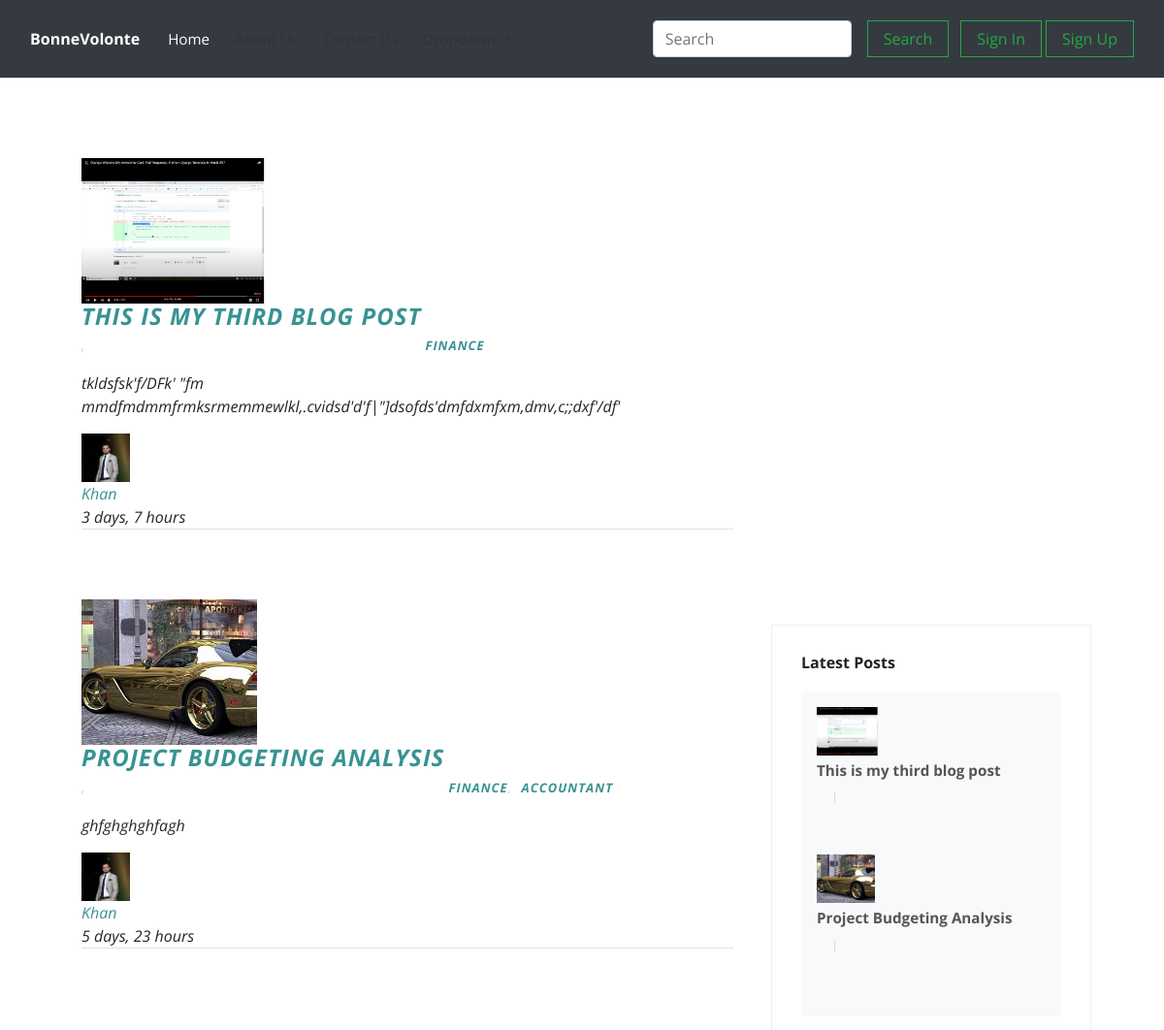
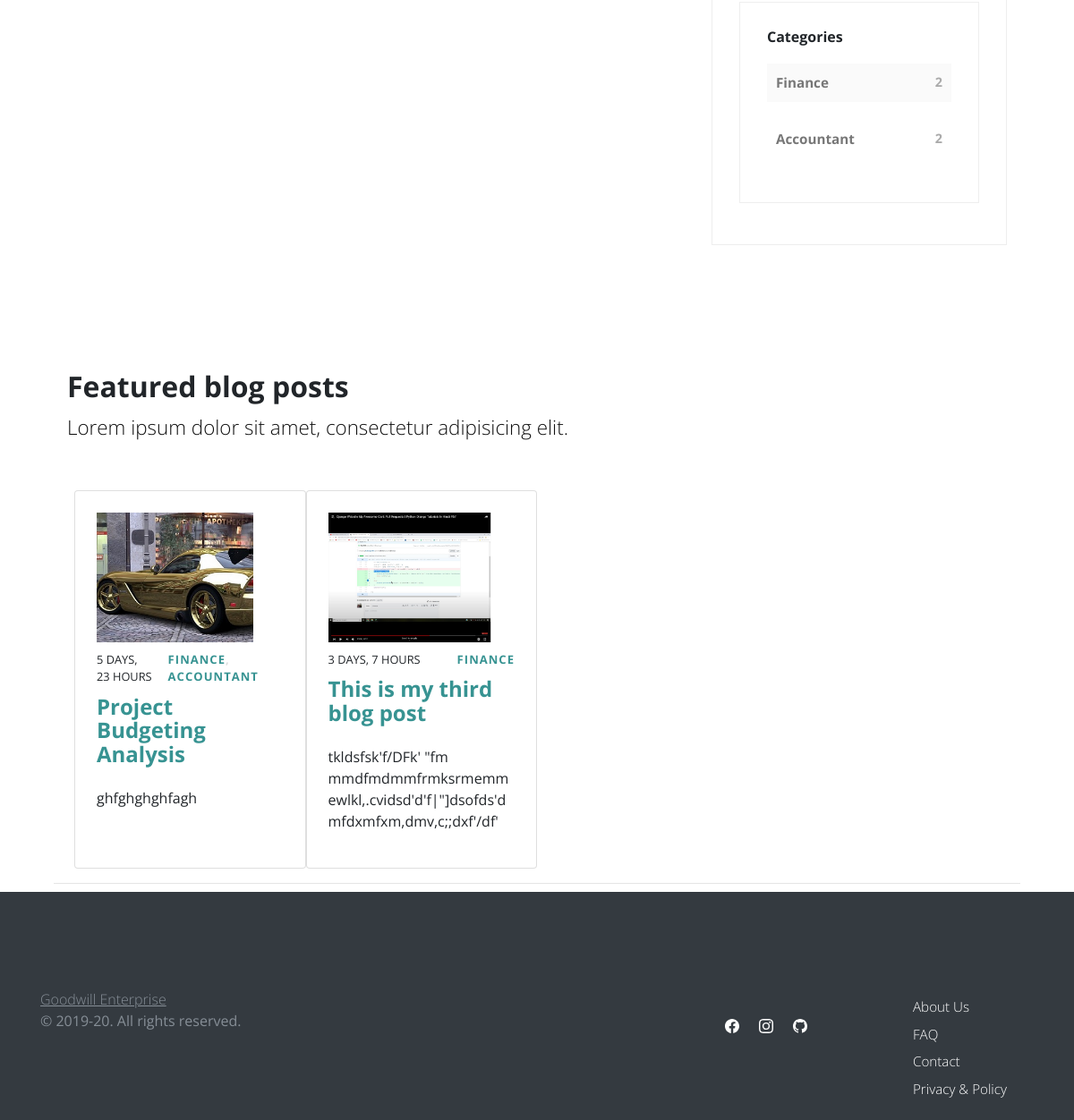
Screenshot of /blog/ with the database file from the repository (2 pictures, top to bottom).
### blog/models.py (models this page shows, shortened)
class Blogpost(models.Model):
    STATUS_CHOICES= ( ('0', 'Draft'), ('1', 'Publish'),)
    post_id = models.AutoField(primary_key= True)
    title = models.CharField(max_length=50, unique=True)
    slug = models.SlugField(max_length=50, unique=True)
    content = models.TextField(max_length=5000, default="")
    author = models.ForeignKey(Author, on_delete=models.CASCADE)
    thumbnail = models.ImageField(upload_to='shop/images', default="")
    created_on = models.DateTimeField(default=timezone.now)
    categories = models.ManyToManyField(Category)
    status = models.CharField(max_length=10, choices=STATUS_CHOICES, default='draft')
    objects = models.Manager()
    featured = models.BooleanField()
    def get_absolute_url(self):
        return reverse('blog:blogpost',
        args=[self.slug])
    class Meta:
        ordering = ('-created_on',)

class Category(models.Model):
    title = models.CharField(max_length=15)
    def __str__(self):
        return self.title

class Author(models.Model):
    user = models.OneToOneField(User, on_delete=models.CASCADE)
    profile_picture = models.ImageField()

### blog/views.py (the view)
# urls.py: path('', views.index, name='bloglist'),
def index(request):
    category_count= get_category_count()
    featured = Blogpost.objects.filter(status=1).order_by('featured')
    latest = Blogpost.objects.filter(status=1).order_by('-created_on')[0:4]
    myposts = Blogpost.objects.filter(status=1)
    paginator = Paginator(myposts, 4)
    page = request.GET.get('page')
    try:
        paginated_queryset = paginator.page(page)
    except PageNotAnInteger:
        paginated_queryset = paginator.page(1)
    except EmptyPage:
        paginated_queryset = paginator.page(paginator.num_pages)
    context = {'queryset': paginated_queryset,
    'page': page,
    'featured': featured,
    'latest': latest,
    'myposts': myposts,
    'category_count': category_count,
    }
    return render(request, 'blog/index.html', context)

### blog/views.py (called while the page is built)
def get_category_count():
    queryset = Category.objects.annotate(count=Count('blogpost'))
    return queryset

### blog/templates/blog/index.html (shortened to what this page needs)
{% extends 'blog/basic.html' %}
{% load static %}
{% block body %}
<div class="container">
    <main class="container">
        <div class="container">
            <div class="row my-2">
                {% for post in queryset %}
                <div class="p-4 col-md-8 blog-main">
                    <div class="post-thumbnail "><a href="{{ post.get_absolute_url }}">
                            <img src="{{ post.thumbnail.url }}" alt="responsive image" class=".img-* img-fluid"
                                style="width: auto; height: 150px;"></a></div>
                    <div class="post-details">
                        <div class="b-4 mb-4 font-italic border-bottom">
                            <div class="category">
                                <a href="{{ post.get_absolute_url }}">
                                    <h3 class="h4">{{ post.title }}</h3>
                                </a>
                                {% for cat in post.categories.all %}
                                <a href="#">{{ cat }}</a>
                                {% endfor %}
                                <p class="text-muted">{{ post.content|safe |linebreaks|truncatechars:100 }}</p>
                            </div>
                            <footer class="post-footer align-items-center">
                                <a href="#" class="author align-items-center">
                                    <div class=".img-*">
                                        <picture>
                                            <img src="{{ post.author.profile_picture.url }}" alt="..."
                                                class=".img-* img-fluid" style="width: 10; height: 50px">
                                        </picture>
                                    </div>
                                    <div class="title"><span>{{ post.author.user.username }}</span></div>
                                </a>
                                <div class="date">{{ post.created_on|timesince }}</div>
                            </footer>
                        </div>
                    </div>
                </div>
                {% endfor %}
                {% include 'blog/sidebar.html' with latest=latest category_count=category_count %}
                <section class="latest-posts no-padding-top">
                    <div class="container">
                        <header>
                            <h2>Featured blog posts</h2>
                            <p class="text-big">Lorem ipsum dolor sit amet, consectetur adipisicing elit.</p>
                        </header>
                        <div class="row mx-2">
                            {% for post in featured %}
                            <div class="p-4 card col-12 col-md-4 col-lg-3">
                                <div class="img-fluid"><a href="#"><img src="{{ post.thumbnail.url }}" alt="img-fluid"
                                            class=".img-*" style="width: auto; height: 145px;"></a></div>
                                <div class="post-details">
                                    <div class="post-meta d-flex justify-content-between">
                                        <div class="date">{{ post.created_on|timesince }}</div>
                                        <div class="category">
                                            {% for cat in post.categories.all %}
                                            <a href="#">{{ cat }}</a>
                                            {% endfor %}
                                        </div>
                                    </div><a href="{{ post.get_absolute_url }}">
                                        <h2 class="h4">{{ post.title }}</h2>
                                    </a>
                                    <p class="text-muted">{{ post.content|safe | linebreaks | truncatechars:100 }}</p>
                                </div>
                            </div>
                            {% endfor %}
                        </div>
                    </div>
                    <hr class="featurette-divider">
                    {% include 'blog/pagination.html' with page=posts %}
                </section>
            </div>
        </div>
</div>
{% endblock %}

### blog/templates/blog/sidebar.html (shortened to what this page needs)
<aside class="col-md-4 blog-sidebar float-right">
    <div class="widget latest-posts">
        <header>
            <h3 class="h6">Latest Posts</h3>
        </header>
        <div class="p-3 mb-3 bg-light rounded">
            {% for post in latest %}
            <a href="{{ post.get_absolute_url }}">
                <div class="item align-items-center">
                    <div class="img-fluid">
                        <img src="{{ post.thumbnail.url }}" alt="..." class="img-fluid"
                            style="width: auto; height: 50px;">
                    </div>
                    <div class="title my-2">
                        <strong>{{ post.title }}</strong>
                        <div class="align-items-center">
                            <div class="views"> {{ post.view_count }}</div>
                            <div class="comments">{{ post.comment_count }}</div>
                        </div>
                    </div>
                </div>
            </a>
            {% endfor %}
        </div>
        <div class="widget categories my-3">
            <header>
                <h3 class="h6">Categories</h3>
            </header>
            {% for cat in category_count %}
            <div class="item d-flex justify-content-between">
                <a href="#">{{ cat.title }}</a><span>{{ cat.count }}</span>
            </div>
            {% endfor %}
        </div>
</aside>

### blog/Static/blog/css/style.sea.css (style rules this page uses)
body { overflow-x: hidden; }
strong { font-weight: 700; }
a, i, span { display: inline-block; text-decoration: none; -webkit-transition: all 0.3s; transition: all 0.3s; }
section { padding: 100px 0; overflow-x: hidden; }
main, aside { padding: 50px 0 100px; }
.widget { margin-bottom: 40px; padding: 30px; border: 1px solid #eee; }
.widget header { margin-bottom: 20px; }
.category a { color: #379392; letter-spacing: 0.08em; font-weight: 700; text-transform: uppercase; text-decoration: none; font-size: 13px; }
.category a::after { content: ','; color: #ddd; display: inline-block; margin-right: 5px; }
.category a:last-of-type::after { display: none; }
.no-padding-top { padding-top: 0 !important; }
h1, h2, h3, h4, h5, h6 { margin-bottom: 15px; }
.text-big { font-size: 1.4em; font-weight: 300; line-height: 1.8em; color: #111; }
section.latest-posts header { margin-bottom: 50px; }
.post-meta { margin: 10px 0; font-size: 0.8em; }
.post-meta .date { text-transform: uppercase; font-weight: 400; }
.post-meta .date::after { display: none; }
.widget.latest-posts a { display: block; color: #555; text-decoration: none; }
.widget.latest-posts .item { margin-bottom: 20px; }
.widget.latest-posts strong { font-size: 0.95em; display: block; line-height: 1em; }
.widget.latest-posts .views, .widget.latest-posts .comments { font-size: 0.8em; font-weight: 400; color: #bbb; margin-top: 10px; }
.widget.latest-posts .views::after, .widget.latest-posts .comments::after { content: '|'; display: inline-block; margin: 0 7px; font-size: 0.9em; color: #ccc; }
.widget.latest-posts .comments::after { display: none; }
.widget.categories .item { background: #fafafa; padding: 10px; color: #777; font-weight: 700; }
.widget.categories .item:nth-of-type(2n+2) { background: none; }
.widget.categories .item a { color: inherit; font-size: 0.95em; }
.widget.categories .item span { font-size: 0.9em; color: #aaa; }
body { font-family: "Open Sans", sans-serif; font-size: 1rem; font-weight: normal; line-height: 1.5; color: #212529; background-color: #fff; }
a { color: #379392; text-decoration: none; }
h1, h2, h3, h4, h5, h6, .h1, .h2, .h3, .h4, .h5, .h6 { margin-bottom: 0.5rem; font-family: inherit; font-weight: 700; line-height: 1.1; color: inherit; }
h2, .h2 { font-size: 2rem; }
h3, .h3 { font-size: 1.75rem; }
h4, .h4 { font-size: 1.5rem; }
h6, .h6 { font-size: 1rem; }
hr { border-top: 1px solid rgba(0, 0, 0, 0.1); }
.bg-light { background-color: #f8f9fa !important; }

### rows the page displays
Blogpost: thumbnail (picture), title "THIS IS MY THIRD BLOG POST", content "tkldsfsk'f/DFk' \"fm mmdfmdmmfrmksrmemmewlkl,.cvidsd'd'f|\"]dsofds'dmfdxmfxm,dmv,c;;dxf'/df'", author.profile_picture (picture), author.user.username "Khan", created_on "3 days, 7 hours", title "This is my third blog post", created_on "3 DAYS, 7 HOURS"
Category: title "FINANCE", title "Finance", count "2"
Blogpost: thumbnail (picture), title "PROJECT BUDGETING ANALYSIS", content "ghfghghghfagh", author.profile_picture (picture), author.user.username "Khan", created_on "5 days, 23 hours", title "Project Budgeting Analysis", created_on "5 DAYS, 23 HOURS"
Category: title "ACCOUNTANT", title "Accountant", count "2"
